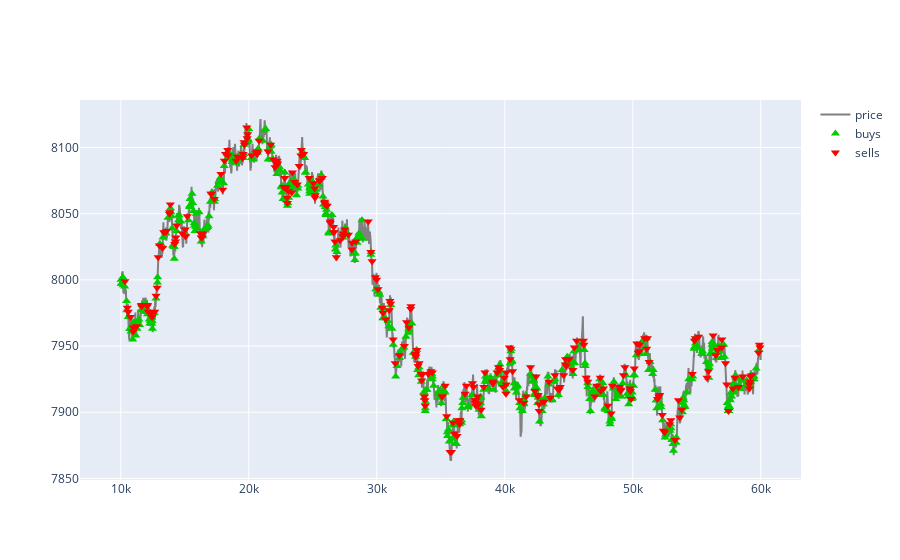

Write notebook code for a chart like this one.
### Code cell
#COCONUT ANALYSIS
import matplotlib.pyplot as plt
import plotly.graph_objects as go


fig = go.Figure()

fig.add_trace(go.Scatter(x=price_data['timestamp'], y=price_data['smart_price'],
                    mode='lines',
                    name='price',
                    line=dict(color = 'rgb(128, 128, 128)')))

trader_observed = 'Caesar'


fig.add_trace(go.Scatter(x=traders.loc[(traders['name'] == trader_observed) & (traders['buys'] != 0)]['timestamp'], y=traders.loc[(traders['name'] == trader_observed) & (traders['buys'] != 0)]['price'],
                    mode='markers', name='buys', marker=dict(color = 'rgb(0, 204, 0)', size = 8, symbol = 'triangle-up')))


fig.add_trace(go.Scatter(x=traders.loc[(traders['name'] == trader_observed) & (traders['sells'] != 0)]['timestamp'], y=traders.loc[(traders['name'] == trader_observed) & (traders['sells'] != 0)]['price'],
                    mode='markers', name='sells', marker=dict(color = 'rgb(255, 0, 0)', size = 8, symbol = 'triangle-down')))


fig.show()

### Figure 1 — Plotly figure (JSON) as saved in the notebook; plotly's stock layout.template omitted (floating-point values rounded to 4 significant figures; data arrays with more than 128 entries replaced by an {"elided": "..."} marker saying what was removed)
{"data": [{"line": {"color": "rgb(128, 128, 128)"}, "mode": "lines", "name": "price", "type": "scatter", "x": {"elided": "50000 int values"}, "y": {"elided": "50000 float values"}}, {"marker": {"color": "rgb(0, 204, 0)", "size": 8, "symbol": "triangle-up"}, "mode": "markers", "name": "buys", "type": "scatter", "x": {"elided": "537 int values"}, "y": {"elided": "537 int values"}}, {"marker": {"color": "rgb(255, 0, 0)", "size": 8, "symbol": "triangle-down"}, "mode": "markers", "name": "sells", "type": "scatter", "x": {"elided": "279 int values"}, "y": {"elided": "279 int values"}}], "layout": {}}
